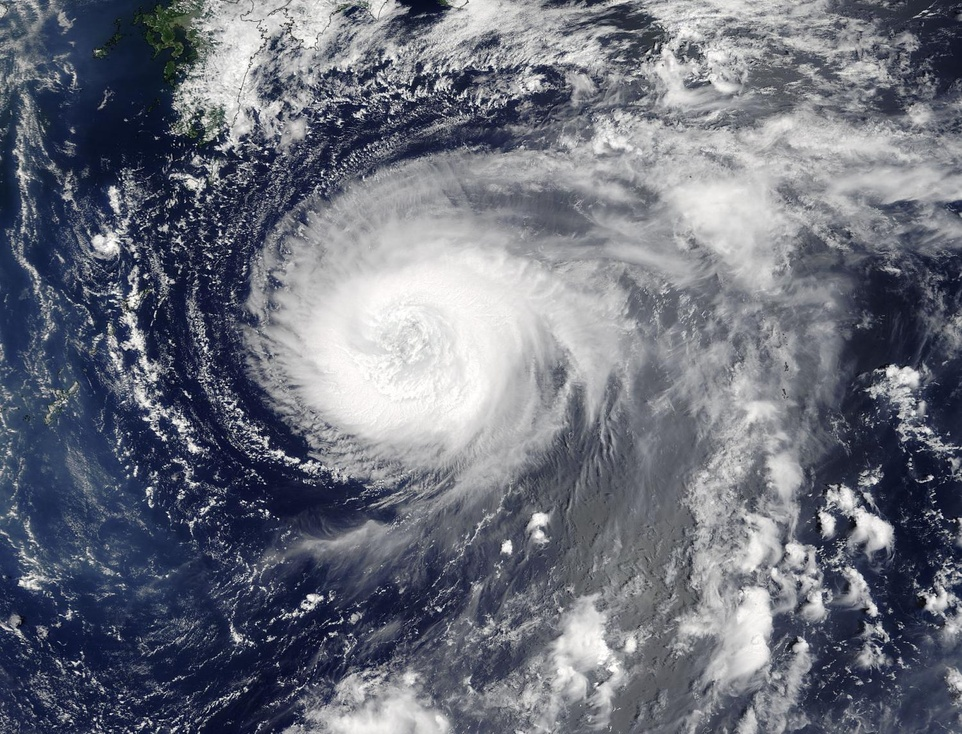
#> input picture Clouds_img/cloud2.jpg, 962 x 734 px, shrunk from 1500 x 1144 before the run
$ python 'Cloud Analysis GUI .py'
#> lines starting #> are read from the running program, lines starting #| are printed output that depends on the picture; after the words box and inside, x2 and y2 are one past the last pixel; in counts of white or black regions, pixels touching at a corner belong together
import cv2
import numpy as np
import matplotlib.pyplot as plt
import tkinter as tk
from tkinter import filedialog


root = tk.Tk()
root.withdraw()


file_paths = filedialog.askopenfilenames()
#> the answer given: ../Clouds_img/cloud2.jpg


nrows = int(np.ceil(len(file_paths) / 2))
fig, axs = plt.subplots(nrows=nrows, ncols=2, figsize=(10, 10))

# Loop over each image path and display the image in the corresponding axes
for i, file_path in enumerate(file_paths):
    # Load the image
    img = cv2.imread(file_path)
#> img is the input picture: shape (734, 962, 3); mean B, G, R 123.3, 111.5, 107.7

    # Apply Gaussian blur to remove noise and smooth the edges
    blur = cv2.GaussianBlur(img, (5, 5), 0)

    # Convert the image to grayscale
    gray = cv2.cvtColor(blur, cv2.COLOR_BGR2GRAY)
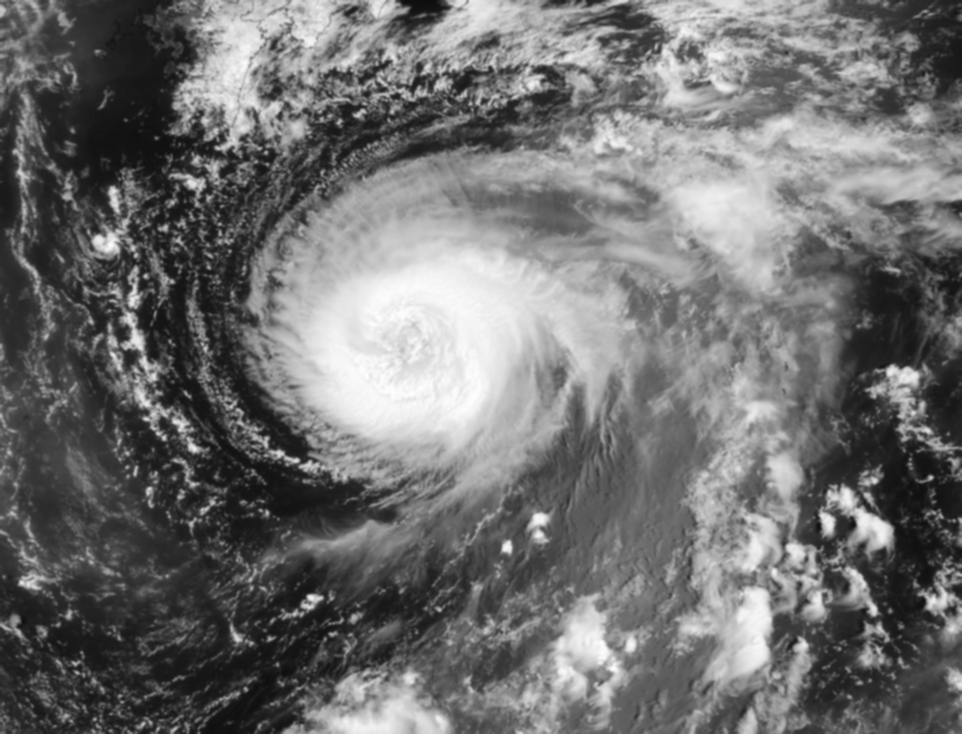
#> gray: shape (734, 962); min 13, max 254, mean 111.7

    # Apply thresholding to the image to binarize it
    ret, thresh = cv2.threshold(gray, 127, 255, cv2.THRESH_BINARY)
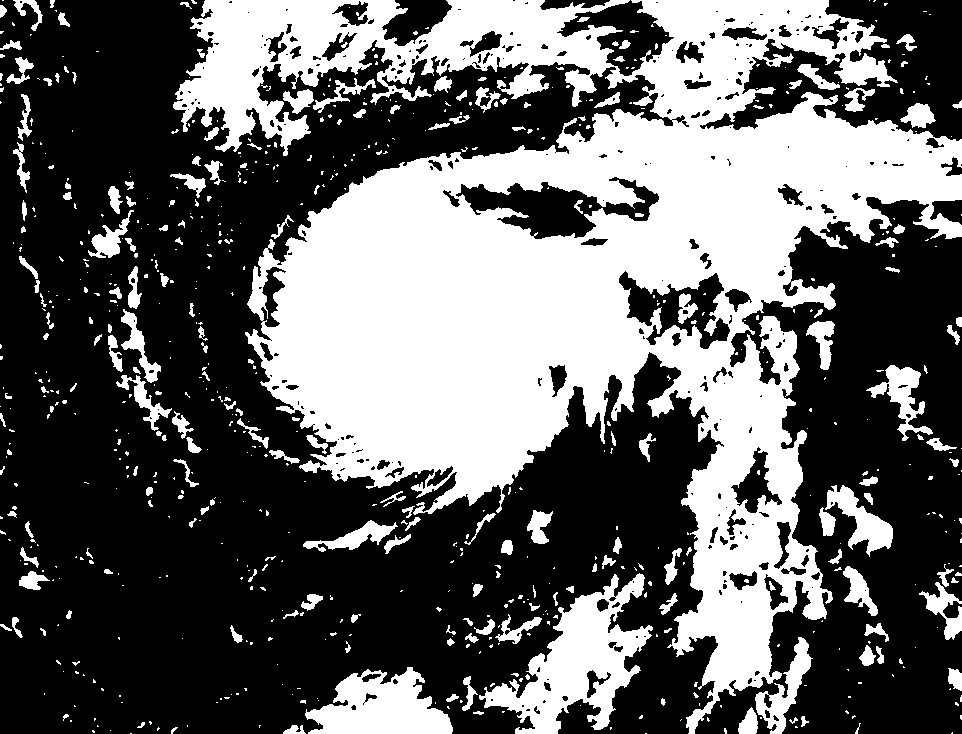
#> thresh: shape (734, 962); 38.9% white; 724 white regions (521 under 20 px)

    # Find contours in the image
    contours, hierarchy = cv2.findContours(thresh, cv2.RETR_TREE, cv2.CHAIN_APPROX_SIMPLE)
#> contours = 1030 contours, 757 with area under 20; largest, box (x1, y1, x2, y2) and area: (173, 0, 962, 734) 241488, (479, 573, 653, 734) 11182, (305, 667, 453, 734) 6174, (455, 176, 660, 240) 6015, (618, 270, 731, 350) 4340

    # Draw the contours on the original image
    cv2.drawContours(img, contours, -1, (0, 255, 0), 3)
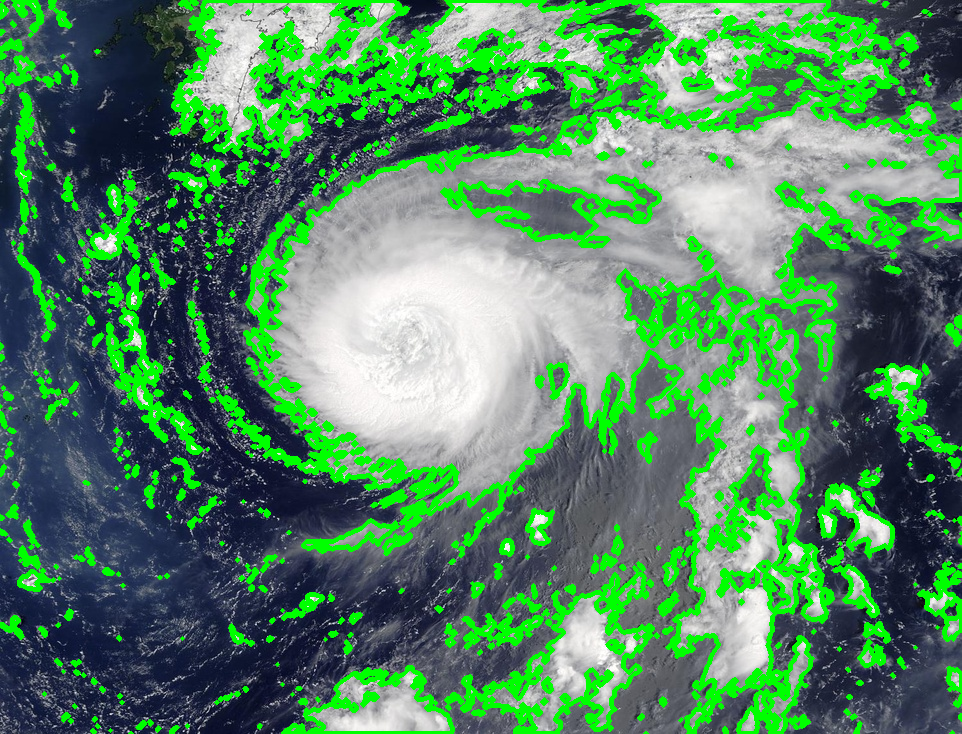
#> img: shape (734, 962, 3); 19.72% of pixels changed, all inside (x1, y1, x2, y2) = (0, 0, 962, 734)

    # Display the segmented image in the corresponding axes
    row_idx = int(np.floor(i / 2))
    col_idx = i % 2
#> (the run stopped early here; a loop or call above may not have finished)

$ run again, on Clouds_img/cloud1.png
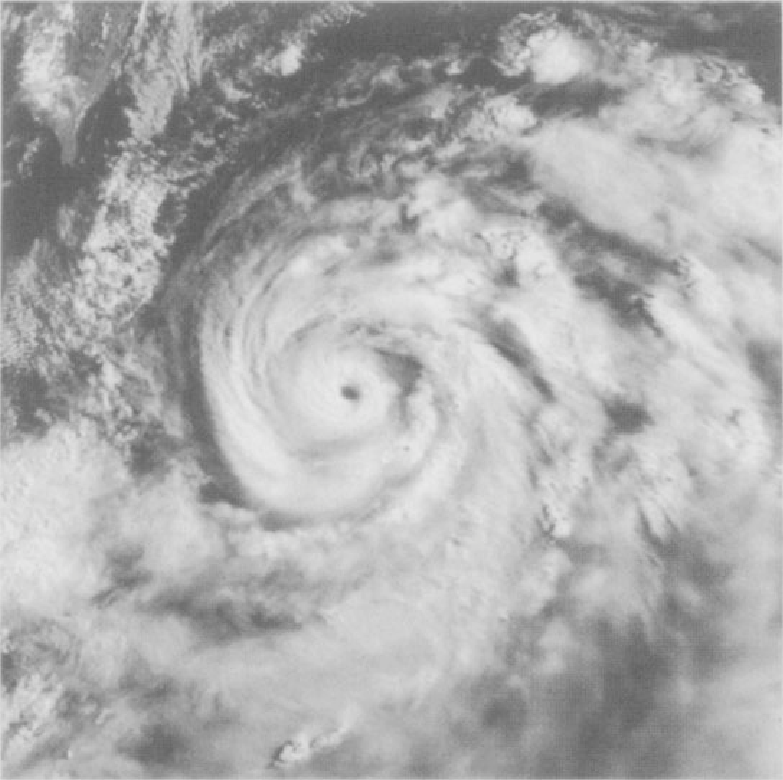
#> input picture Clouds_img/cloud1.png, 783 x 780 px
#> img is the input picture: shape (780, 783, 3); mean B, G, R 172, 172, 172
#> `ret, thresh = cv2.threshold(gray, 127, 255, cv2.THRESH_BINARY)`:
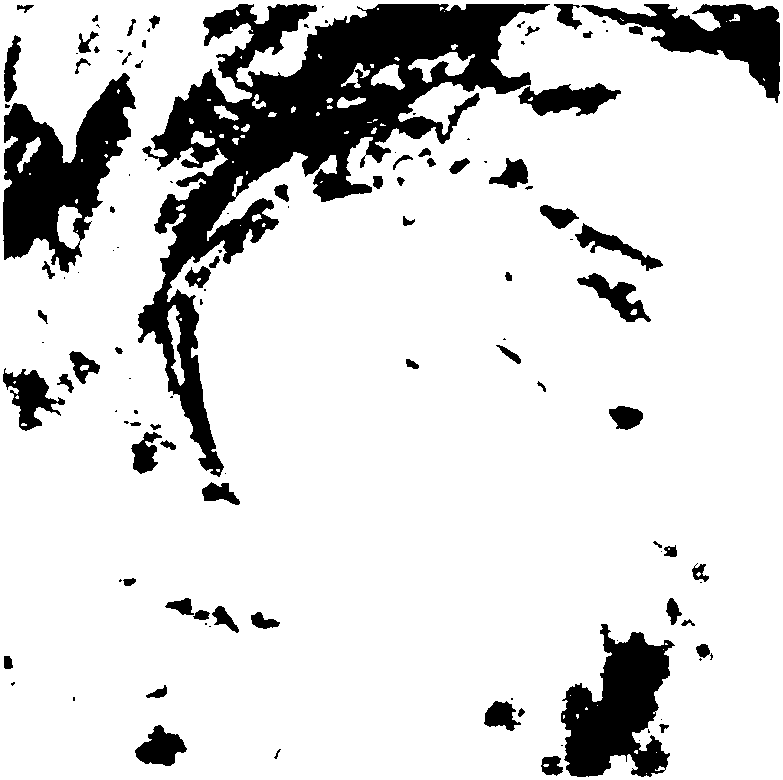
#> thresh: shape (780, 783); 84.1% white; 124 black regions (52 under 20 px)
#> contours = 212 contours, 119 with area under 20; largest, box (x1, y1, x2, y2) and area: (0, 0, 783, 780) 609178, (137, 3, 551, 478) 53872, (2, 72, 137, 274) 13722, (560, 623, 676, 778) 10646, (580, 3, 781, 104) 7452
#> `cv2.drawContours(img, contours, -1, (0, 255, 0), 3)`:
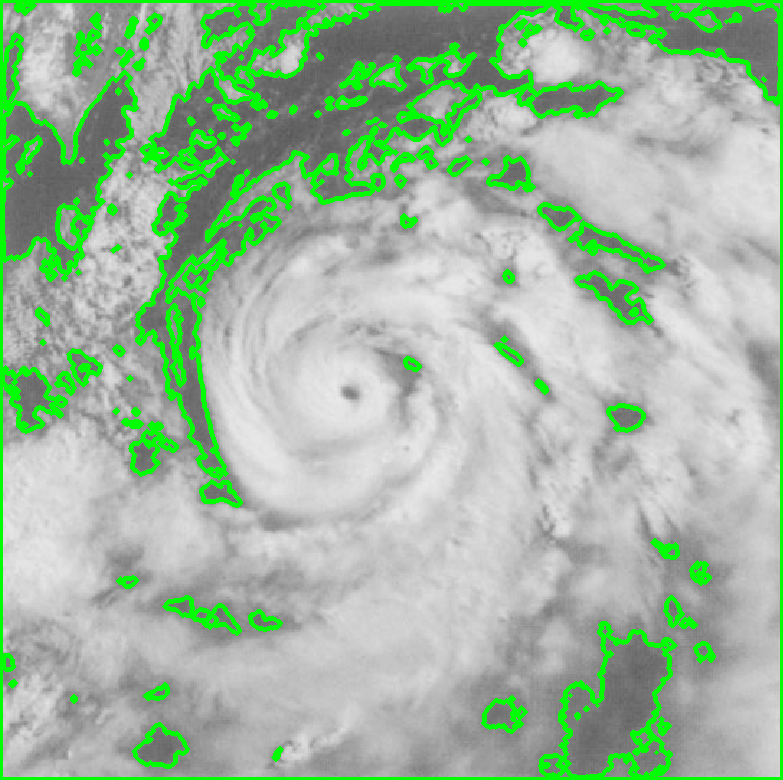
#> img: shape (780, 783, 3); 10.78% of pixels changed, all inside (x1, y1, x2, y2) = (0, 0, 783, 780)

$ run again, on Clouds_img/cloud3.webp
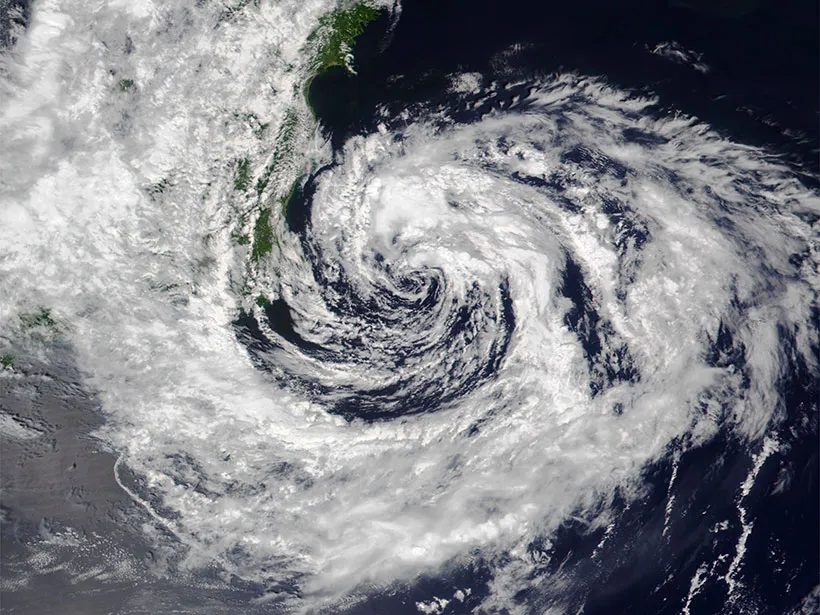
#> input picture Clouds_img/cloud3.webp, 820 x 615 px
#> img is the input picture: shape (615, 820, 3); mean B, G, R 136.7, 131.1, 129.6
#> `ret, thresh = cv2.threshold(gray, 127, 255, cv2.THRESH_BINARY)`:
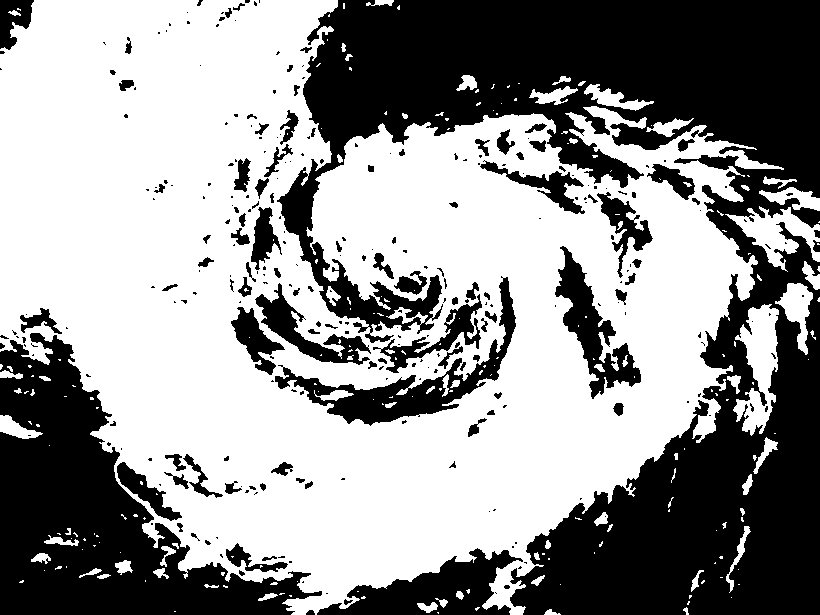
#> thresh: shape (615, 820); 58% white; 289 black regions (187 under 20 px)
#> contours = 536 contours, 366 with area under 20; largest, box (x1, y1, x2, y2) and area: (0, 0, 784, 615) 306018, (274, 276, 517, 427) 7375, (554, 245, 642, 400) 4598, (733, 304, 779, 436) 3094, (254, 282, 372, 366) 2836
#> `cv2.drawContours(img, contours, -1, (0, 255, 0), 3)`:
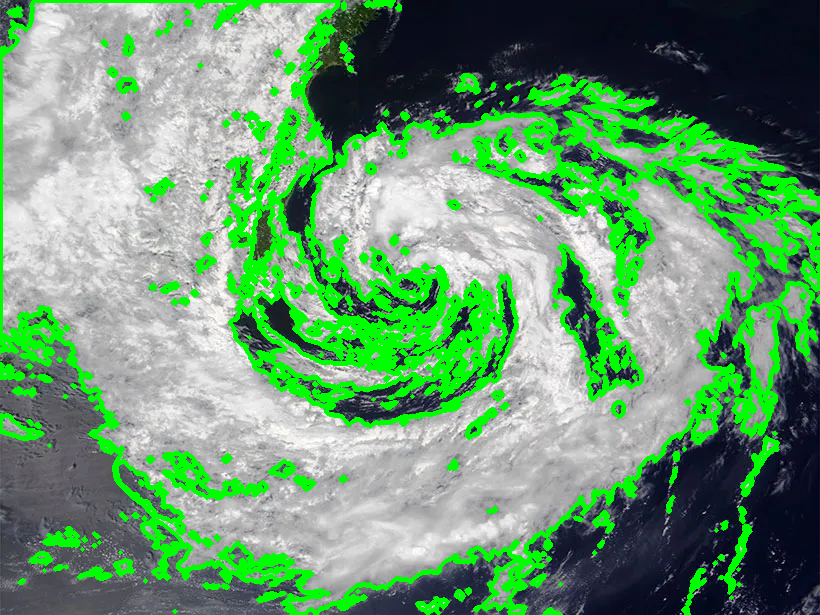
#> img: shape (615, 820, 3); 17.77% of pixels changed, all inside (x1, y1, x2, y2) = (0, 0, 820, 615)
